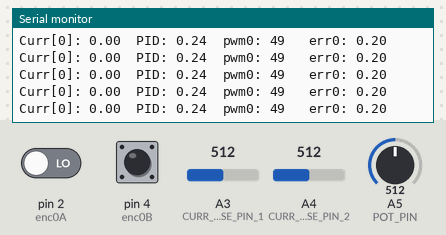
The sketch below on a simulated Arduino Uno, built with avr-gcc and run on an emulated ATmega328P. Shown: the last lines printed to the serial monitor. Inputs (shaded band) come from the test bench; at power-on: A3 (CURR_SENSE_PIN_1) = 512, pin 2 (enc0A) LOW, pin 4 (enc0B) HIGH, A4 (CURR_SENSE_PIN_2) = 512, A5 (POT_PIN) = 512.

Above: at 1.2 s.
1.3 s: A3 (CURR_SENSE_PIN_1) set to 716
At 1.34 s:
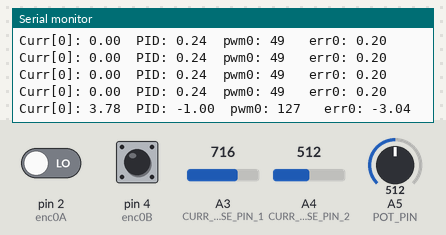
2.8 s: A3 (CURR_SENSE_PIN_1) set to 900
At 2.82 s:
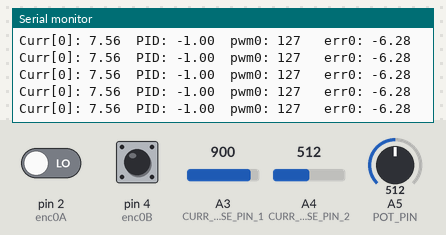
5.8 s: A3 (CURR_SENSE_PIN_1) set to 122
At 5.82 s:
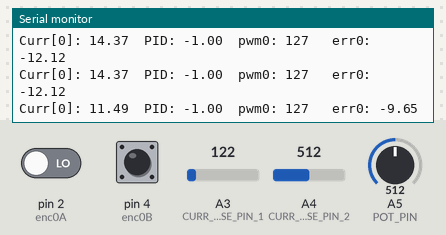
Timing chart, 0 to 8.8 s (numbered marks = the images above; inputs shaded):
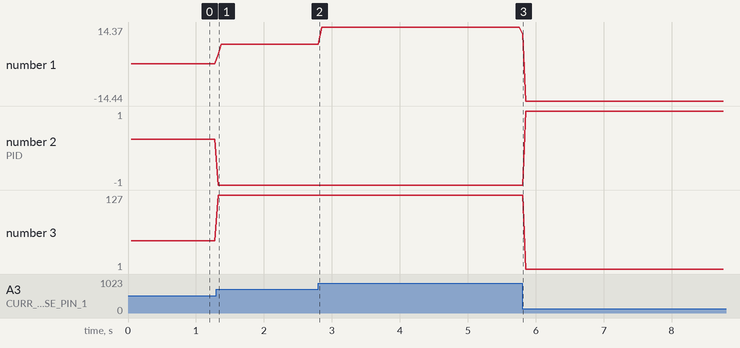

Measured:
- after the input at 1.3 s, the serial monitor: prints a new line at once (image 1)
- after the input at 5.8 s, the serial monitor: prints a new line at once (image 3)
- plotted number 1: 0 → 7.56 after the input at 1.3 s, 7.56 → 14.37 after the input at 2.8 s, 14.37 → -14.44 after the input at 5.8 s
- plotted number 2: 0.24 → -1 after the input at 1.3 s, -1 → 1 after the input at 5.8 s
- plotted number 3: 49 → 127 after the input at 1.3 s, 127 → 1 after the input at 5.8 s

The sketch:

TorqueControl_v1.ino
```cpp
//Roboclaw simple serial example.  Set mode to 5.  Option to 4(38400 bps)
#include <SoftwareSerial.h>   //See limitations of Arduino SoftwareSerial
#include <avr/io.h>
#include <avr/interrupt.h>

#define enc0A 2
#define enc0B 4
#define enc1A 3
#define enc1B 5

#define S1 10
#define S2 11

#define POT_PIN A5
#define PID_LIMIT 1.0
#define PWM_LIMIT 63
#define ZERO_OFFSET 64
#define N 10
#define Kt 0.8576

volatile float torqueTarget[2] = {0.2, 0.2};

SoftwareSerial mySerial(10,11);

int CURR_SENSE_PIN_2 = A4;  // ACS714 +-30A
int CURR_SENSE_PIN_1 = A3;  // ACS711EX +-15.5A

const float kp[2] = {1.2, 1.2};
const float ki[2] = {0.0, 0.2};
const float kd[2] = {0.0, 0.0};

int initFlag = 0, index = 0;
volatile double sum[2] = {0}, currStck1[N] = {0}, currStck2[N] = {0};

volatile int potAdc;
volatile double curr[2] = {0};
volatile float error[2] = {0} , le[2] = {0};
volatile double t = 0 , lt = 0 ,dt = 0.01 ;
volatile float integral[2] = {0};
volatile float diff[2] = {0};
volatile float pid[2] = {0};
volatile double tau[2] = {0};
volatile double theta[2] = {0};
volatile double ankleAngle = 0;
volatile int in[2];

volatile int pwm[2];

volatile int runTime = 0, startTime = 0;
volatile int flag = 0;

void PID()
{
  int i;
  for(i=0; i<2; i++)
  {
    le[i] = error[i];
    error[i] = torqueTarget[i] - Kt*curr[i];
    integral[i] = integral[i] + error[i] * dt;
    diff[i] = (error[i] - le[i])/dt;

    pid[i] = kp[i]*error[i] +ki[i]*integral[i] + kd[i]*diff[i];
    pid[i] = constrain(pid[i], -PID_LIMIT, PID_LIMIT);

    pwm[i] = pid[i]*PWM_LIMIT/PID_LIMIT;
    pwm[i] = (int)(constrain(pwm[i],-PWM_LIMIT, PWM_LIMIT));

    if (abs(pwm[i])<5)
    {
      pwm[i] = 0;
    }
  }
  pwm[0] = pwm[0]*(-1);
  pwm[0] = pwm[0] + ZERO_OFFSET;
  pwm[1] = pwm[1] - ZERO_OFFSET;
}

void setup()
{
  EIMSK |= (1<<INT0)|(1<<INT1);
  EICRA |= (1<<ISC00)|(1<<ISC10);
  EIMSK &= ~(1<<INT1);
  sei();

  pinMode(S1,OUTPUT);
  pinMode(S2,OUTPUT);

  pinMode(enc0A, INPUT);
  pinMode(enc0B, INPUT);
  pinMode(enc1A, INPUT);
  pinMode(enc1B, INPUT);

  Serial.begin (115200);
  mySerial.begin(38400);

  startTime = millis();
}

void getAnkleAngle()
{
   potAdc = analogRead(POT_PIN);
   ankleAngle = constrain(potAdc, 105, 771);
   ankleAngle = map(ankleAngle, 105, 771, 172, -7);   // Needs to be calibrated
}

// Print decimal numbers

void printDouble(double val, byte precision)
{
  Serial.print (int(val));                                     // Print int part
  if( precision > 0) {                                         // Print decimal part
    Serial.print(".");
    unsigned long frac, mult = 1;
    byte padding = precision -1;
    while(precision--) mult *=10;
    if(val >= 0) frac = (val - int(val)) * mult; else frac = (int(val) - val) * mult;
    unsigned long frac1 = frac;
    while(frac1 /= 10) padding--;
    while(padding--) Serial.print("0");
    Serial.print(frac,DEC) ;
  }
}

double readInternalVcc()
{
  long result;
  ADMUX = _BV(REFS0) | _BV(MUX3) | _BV(MUX2) | _BV(MUX1);
  delay(2);                                                    // Wait for Vref to settle
  ADCSRA |= _BV(ADSC);                                         // Convert
  while (bit_is_set(ADCSRA,ADSC));
  result = ADCL;
  result |= ADCH<<8;
  double result1 = 1126400L / double(result);                                  // Back-calculate AVcc in mV
  return result1;
}

double currentSensor(int RawADC, int Sensitivity)
{
  double InternalVcc    = readInternalVcc();
  double ZeroCurrentVcc = InternalVcc / 2.0;
  double SensedVoltage  = (double(RawADC) * double(InternalVcc)) / 1024.0;
  double Difference     = SensedVoltage - ZeroCurrentVcc;
  double SensedCurrent  = Difference / double(Sensitivity);
//  Serial.print("ADC: ");
//  Serial.print(RawADC);
//  Serial.print("/1024");
//  Serial.print(", Sensed Voltage: ");
//  printDouble(SensedVoltage, 1);
//  Serial.print("mV");
//  Serial.print(", 0A at: ");
//  printDouble(ZeroCurrentVcc, 1);
//  Serial.print("mV");
  return SensedCurrent;                                        // Return the Current
}

void getCurrents()
{
    sum[2] = {0};
    if(initFlag == 0)
    {
      for(int i=0; i<N; i++)
        {
          currStck1[i] = currentSensor(analogRead(CURR_SENSE_PIN_1), 132);
          currStck2[i] = currentSensor(analogRead(CURR_SENSE_PIN_2), 66);
        }
        initFlag = 1;
    }
    else
    {
        if(index == N)
          index = 0;
        currStck1[index] = currentSensor(analogRead(CURR_SENSE_PIN_1), 132);
        currStck2[index] = currentSensor(analogRead(CURR_SENSE_PIN_2), 66);
        index++;
    }
    sum[0] = 0;
    sum[1] = 0;
    for(int i=0; i<N; i++)
    {
       sum[0] += currStck1[i];
       sum[1] += currStck2[i];
    }

    curr[0] = (double)sum[0]/N;
    curr[1] = (double)sum[1]/N;
}

void _print()
{
    Serial.print("Curr[0]: ");
    Serial.print(curr[0]);
//    Serial.print("\tCurr2: ");
//    Serial.print(curr2);
//    Serial.print("\tPotAdc: ");
//    Serial.print(potAdc);
//    Serial.print ("\tAnkleAng:   ");
//    Serial.print (ankleAngle);
//    Serial.print ("\tKneeAng:   ");
//    Serial.print (theta[0]);
    Serial.print("\tPID: ");
    Serial.print (pid[0]);
    Serial.print("\tpwm0: ");
    Serial.print (pwm[0]);
    Serial.print(" \terr0: ");
    Serial.println(error[0]);
//    Serial.print(" \tintegral0: ");
//    Serial.print(integral[0]);
//    Serial.print(" \tdiff0: ");
//    Serial.println(diff[0]);
//    Serial.print ("\tHipAng:   ");
//    Serial.print (theta[1]);
//    //Serial.print("\tPID: ");
//    //Serial.print (pid);
//    Serial.print("\tpwm1: ");
//    Serial.print (pwm[1]);
//    Serial.print("\terr1: ");
//    Serial.print(error[1]);
//
//    Serial.print("\tdt: ");
//    Serial.println(dt);

}

void _print1()
{
    if(pwm[0] != 64)
    {
      Serial.print("PotAdc: ");
      Serial.print(potAdc);
      Serial.print ("\tAnkleAng:   ");
      Serial.print (ankleAngle);
      Serial.print ("\tKneeAng:   ");
      Serial.print (theta[0]);
      //Serial.print("\tPID: ");
      //Serial.print (pid);
      Serial.print("\tpwm0: ");
      Serial.print (pwm[0]);
      Serial.print(" \terr0: ");
      Serial.print(error[0]);
      Serial.print ("\tHipAng:   ");
      Serial.print (theta[1]);
      //Serial.print("\tPID: ");
      //Serial.print (pid);
      Serial.print("\tpwm1: ");
      Serial.print (pwm[1]);
      Serial.print("\terr1: ");
      Serial.println(error[1]);
      flag = 1;
    }
    else
      {
        if(flag == 1)
        {
          Serial.print("PotAdc: ");
          Serial.print(potAdc);
          Serial.print ("\tAnkleAng:   ");
          Serial.print (ankleAngle);
          Serial.print ("\tKneeAng:   ");
          Serial.print (theta[0]);
          //Serial.print("\tPID: ");
          //Serial.print (pid);
          Serial.print("\tpwm0: ");
          Serial.print (pwm[0]);
          Serial.print(" \terr0: ");
          Serial.print(error[0]);
          Serial.print ("\tHipAng:   ");
          Serial.print (theta[1]);
          //Serial.print("\tPID: ");
          //Serial.print (pid);
          Serial.print("\tpwm1: ");
          Serial.print (pwm[1]);
          Serial.print("\terr1: ");
          Serial.println(error[1]);

          runTime = millis()-startTime;
          Serial.print("\nTime taken: ");
          Serial.print(runTime);
          Serial.println(" ms");
          flag = 0;
        }
      }
}

void actuate()
{
    mySerial.write(pwm[0]);
   // mySerial.write(pwm[1]);
}

void loop()
{
   // t = millis()/1000.0;
    getAnkleAngle();
    getCurrents();
    PID();
    actuate();
    _print();
    //Serial.println(curr2);
//    lt = t;
//    t = millis()/1000.0;
//    dt = t - lt;
}

ISR(INT0_vect)
{
  in[0] = digitalRead(enc0B);

  if (digitalRead(enc0A) == HIGH) {
    // check channel B to see which way encoder is turning
    if (in[0] == 0) {
      theta[0] = theta[0] + 0.234;         // CW
    }
    else {
      theta[0] = theta[0] - 0.234;         // CCW
    }
  }
  else   // must be a high-to-low edge on channel A
  {
    // check channel B to see which way encoder is turning
    if (in[0] == 1) {
      theta[0] = theta[0] + 0.234;          // CW
    }
    else {
      theta[0] = theta[0] - 0.234;          // CCW
    }
  }
}

ISR(INT1_vect)
{
  in[1] = digitalRead(enc1B);

  if (digitalRead(enc1A) == HIGH) {
    // check channel B to see which way encoder is turning
    if (in[1] == 0)
    {
      theta[1] = theta[1] + 0.234;         // CW
    }
    else
    {
      theta[1] = theta[1] - 0.234;         // CCW
    }
  }
  else   // must be a high-to-low edge on channel A
  {
    // check channel B to see which way encoder is turning
    if (in[1] == 1)
    {
      theta[1] = theta[1] + 0.234;          // CW
    }
    else
    {
      theta[1] = theta[1] - 0.234;          // CCW
    }
  }
}
```
